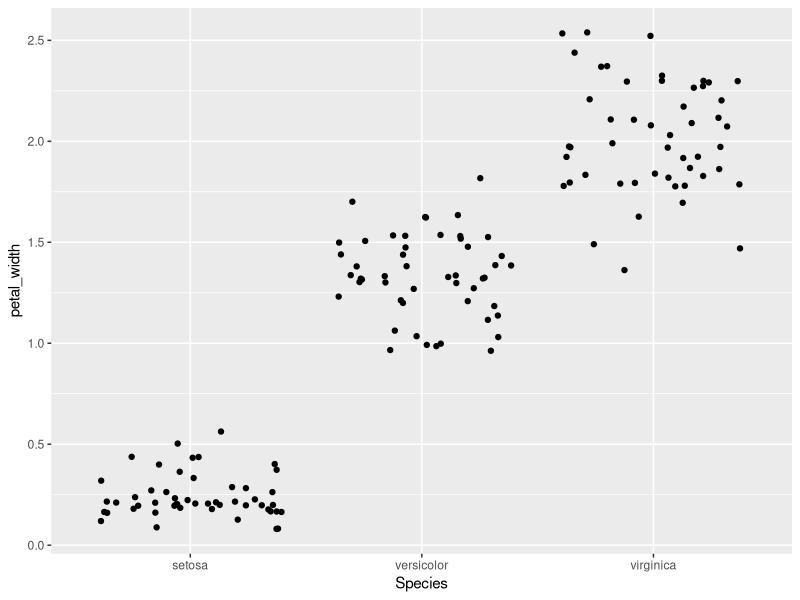
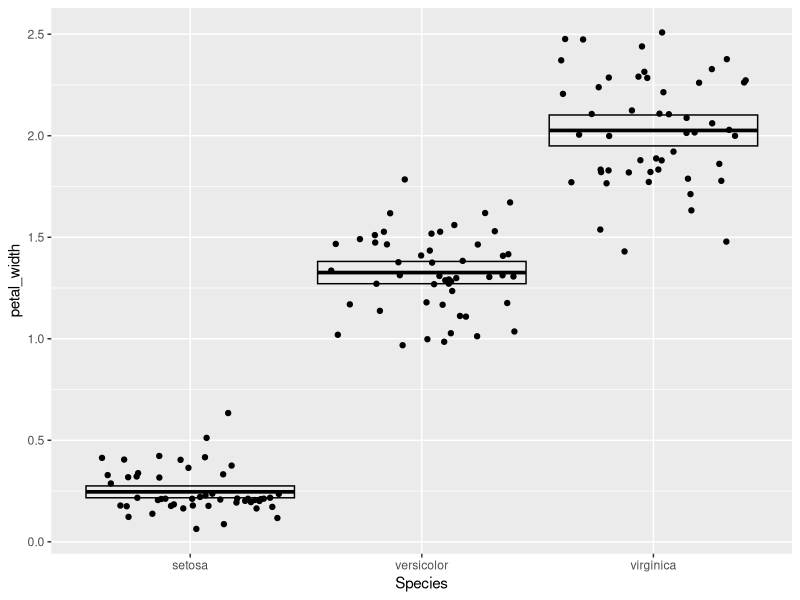
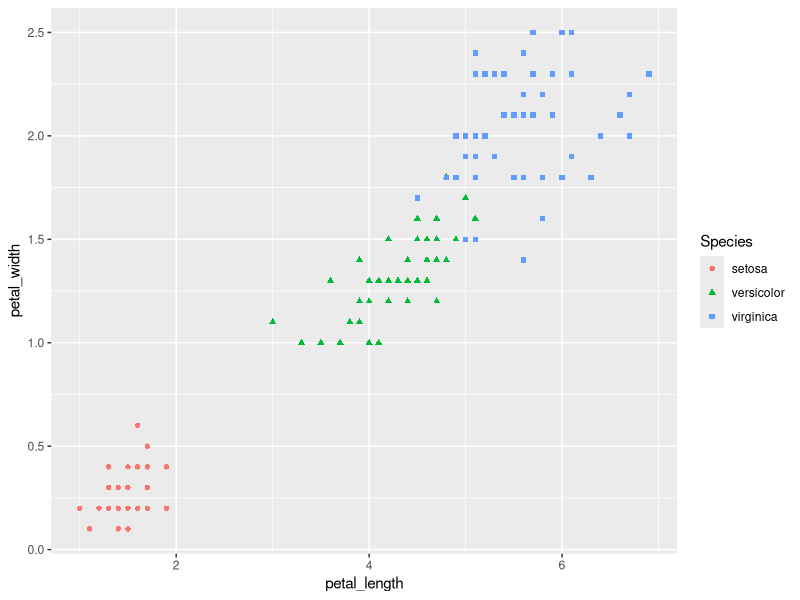

Here is the R script that generated these plots, in order:

# Loading in data ---------------------------------------------------------

library(tidyverse)
iris
iris <- as_tibble(iris)


# Questions ---------------------------------------------------------------

## Question 1
rename(iris, 
sepal_length = Sepal.Length,
sepal_width= Sepal.Width,
petal_width=Petal.Width,
petal_length = Petal.Length)
iris2 <- rename(iris, 
             sepal_length = Sepal.Length,
             sepal_width= Sepal.Width,
             petal_width=Petal.Width,
             petal_length = Petal.Length)
iris2
## Question 2
mutate(iris2,
       sepal_length=sepal_length*10,
       sepal_width=sepal_width*10,
       petal_width=petal_width*10,
       petal_length=petal_length*10)

##Question 3
mutate(iris2,
       sepal_area = sepal_length * sepal_width, 
       petal_area = petal_length * petal_width)

## Question 4
summarize(iris2, sampl_size= n(),)
summarize(iris2, max_sepal_length = max(sepal_length))
summarize(iris2, min_sepal_length = min(sepal_length))
summarize(iris2, range_sepal_length = range(sepal_length))
summarize(iris2, med_sepal_length = median(sepal_length))
summarize(iris2, q1 = quantile(sepal_length, probs=0.25))
summarize(iris2, q3=quantile(sepal_length, probs=0.75))
summarize(iris2, IQR_sepal_length = IQR(sepal_length))

## Question 5
petal_grouped<- group_by(iris2,Species)
petal_grouped
petal_widthsummary <-
        summarize(
                petal_grouped,
                sampl_size = n(),
                mean_petal_width = mean(petal_width),
                sd_petal_width = sd(petal_width),
                var_petal_width = var(petal_width),
                sem_petal_width = sd_petal_width / sqrt(sampl_size),
                ci_upper_limit = mean_petal_width + 1.96 *
                        sem_petal_width,
                ci_lower_limit = mean_petal_width - 1.96 * sem_petal_width
        )
petal_widthsummary
## Question 6
ggplot(data = iris2) +
        geom_jitter(mapping = aes(x = Species, y = petal_width))



## Question 7
ggplot(data = iris2)+
        geom_jitter(mapping=aes(x=Species,y=petal_width))+
        geom_crossbar(
                data=petal_widthsummary,
                mapping=aes(x=Species,y=mean_petal_width, ymax = ci_upper_limit,
                            ymin = ci_lower_limit))
## Question 8
ggplot(data = iris2)+
        geom_point(mapping=aes(x=petal_length,y=petal_width,color=Species,shape=Species))
        


